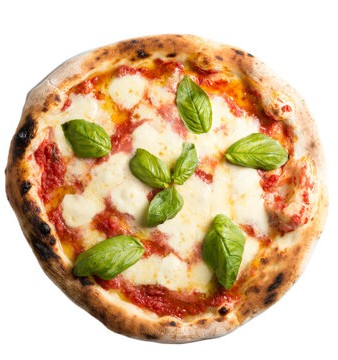
#> input picture Camera_Settings/X_TESTING/simulated_camera_video/pizza.jpg, 338 x 360 px
$ python replace_black_boxes_with_png.py
#> lines starting #> are read from the running program, lines starting #| are printed output that depends on the picture; after the words box and inside, x2 and y2 are one past the last pixel; in counts of white or black regions, pixels touching at a corner belong together
import cv2
from tqdm import tqdm  # pip install tqdm
from pathlib import Path

# === CONFIG ===
input_video = "simulated_conveyor.mp4"
overlay_image = Path("pizza.jpg")
output_video = f"output_{overlay_image.stem}.mp4"

black_thresh = 40
edge_pad = 3
scale_factor = 2.0
output_size = 640              # final video resolution
min_overlay_size = 128          # minimum injected image size (pixels)

# === LOAD OVERLAY IMAGE ===
overlay = cv2.imread(str(overlay_image), cv2.IMREAD_UNCHANGED)
#> overlay is the input picture: shape (360, 338, 3); mean B, G, R 155.3, 189.4, 218.1

if overlay is None:
    raise FileNotFoundError(f"Could not load overlay image: {overlay_image}")

oh, ow = overlay.shape[:2]
#> oh = 360; ow = 338
aspect = ow / oh
#> aspect = 0.939

# === VIDEO SETUP ===
cap = cv2.VideoCapture(input_video)

fps = cap.get(cv2.CAP_PROP_FPS)
total_frames = int(cap.get(cv2.CAP_PROP_FRAME_COUNT))

fourcc = cv2.VideoWriter_fourcc(*"mp4v")
out = cv2.VideoWriter(
    output_video,
    fourcc,
    fps,
    (output_size, output_size)
)

# === PROCESS VIDEO ===
with tqdm(total=total_frames, desc="Processing video", unit="frame") as pbar:
    while True:
        ret, frame = cap.read()
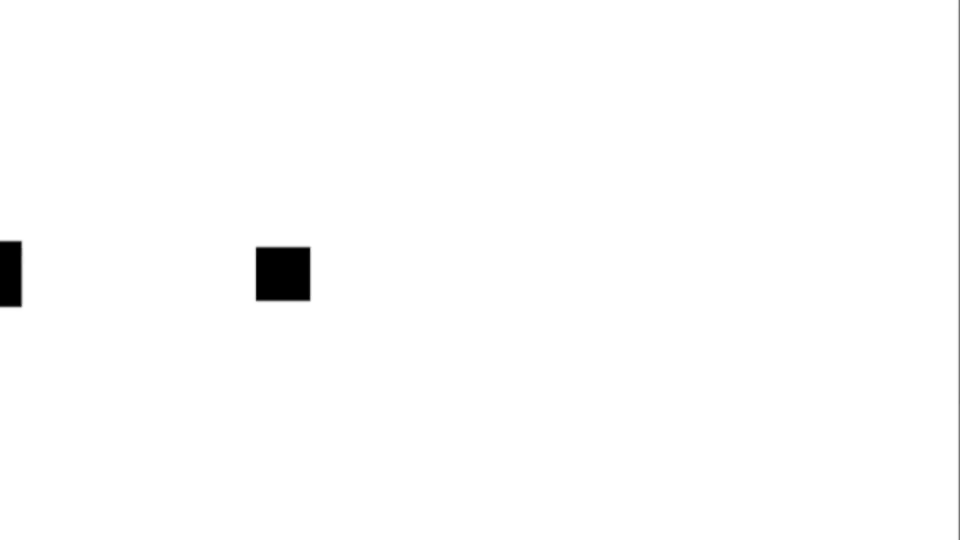
#> input picture frame 152 of Camera_Settings/X_TESTING/simulated_camera_video/simulated_conveyor.mp4, 1920 x 1080 px (shown at 1/2 size)
#> frame is the input picture: shape (1080, 1920, 3); min 0, max 255, mean 252.6
        if not ret:
            break

        # Resize source frame first to save memory + match YOLO size
        frame = cv2.resize(
            frame,
            (output_size, output_size),
            interpolation=cv2.INTER_AREA
        )
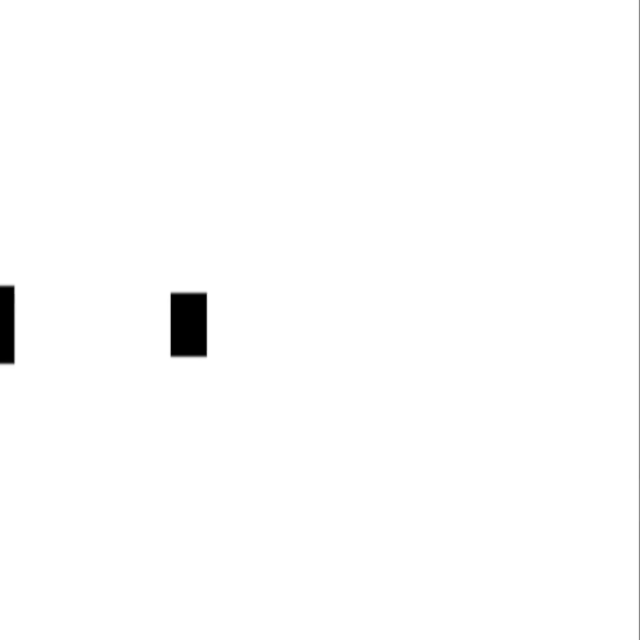
#> frame: shape (640, 640, 3); min 0, max 255, mean 252.6

        height, width = frame.shape[:2]
#> height = 640; width = 640

        gray = cv2.cvtColor(frame, cv2.COLOR_BGR2GRAY)

        # Detect black boxes
        mask = cv2.threshold(
            gray,
            black_thresh,
            255,
            cv2.THRESH_BINARY_INV
        )[1]
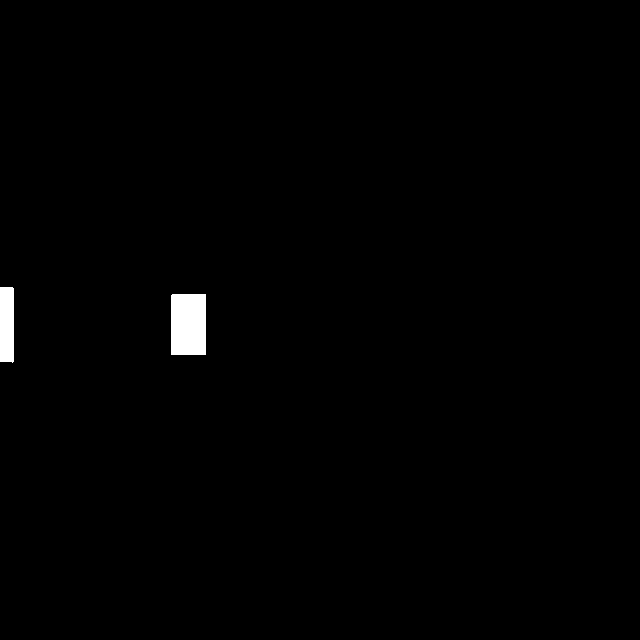
#> mask: shape (640, 640); 0.78% white; 2 white regions

        contours, _ = cv2.findContours(
            mask,
            cv2.RETR_EXTERNAL,
            cv2.CHAIN_APPROX_SIMPLE
        )
#> contours = 2 contours; box (x1, y1, x2, y2) and area: (171, 294, 206, 355) 2040, (0, 287, 14, 363) 962

        for cnt in contours:
            x, y, w, h = cv2.boundingRect(cnt)

            # Ignore tiny noise
            if w < 20 or h < 20:
                continue

            # Expand slightly
            x2 = max(0, x - edge_pad)
            y2 = max(0, y - edge_pad)
            x3 = min(width, x + w + edge_pad)
            y3 = min(height, y + h + edge_pad)

            box_w = x3 - x2
            box_h = y3 - y2

            # Remove black box
            frame[y2:y3, x2:x3] = (255, 255, 255)

            # Preserve aspect ratio
            new_h = int(box_h * scale_factor)
            new_w = int(new_h * aspect)

            max_w = int(box_w * scale_factor)

            if new_w > max_w:
                new_w = max_w
                new_h = int(new_w / aspect)

            # Enforce minimum size
            if new_w < min_overlay_size:
                new_w = min_overlay_size
                new_h = int(new_w / aspect)

            if new_h < min_overlay_size:
                new_h = min_overlay_size
                new_w = int(new_h * aspect)

            center_x = x2 + box_w // 2
            center_y = y2 + box_h // 2

            start_x = center_x - new_w // 2
            start_y = center_y - new_h // 2
            end_x = start_x + new_w
            end_y = start_y + new_h

            # Clip to frame
            crop_x1 = max(0, start_x)
            crop_y1 = max(0, start_y)
            crop_x2 = min(width, end_x)
            crop_y2 = min(height, end_y)

            if crop_x2 <= crop_x1 or crop_y2 <= crop_y1:
                continue

            resized = cv2.resize(
                overlay,
                (new_w, new_h),
                interpolation=cv2.INTER_CUBIC
            )

            # Crop overlay if needed
            overlay_x1 = crop_x1 - start_x
            overlay_y1 = crop_y1 - start_y
            overlay_x2 = overlay_x1 + (crop_x2 - crop_x1)
            overlay_y2 = overlay_y1 + (crop_y2 - crop_y1)

            resized_crop = resized[
                overlay_y1:overlay_y2,
                overlay_x1:overlay_x2
            ]

            # Apply overlay
            if resized_crop.shape[2] == 4:
                alpha = resized_crop[:, :, 3] / 255.0

                for c in range(3):
                    frame[crop_y1:crop_y2, crop_x1:crop_x2, c] = (
                        alpha * resized_crop[:, :, c]
                        + (1 - alpha)
                        * frame[crop_y1:crop_y2, crop_x1:crop_x2, c]
                    )
            else:
                frame[crop_y1:crop_y2, crop_x1:crop_x2] = (
                    resized_crop[:, :, :3]
                )
#> this loop made 2 passes
#> (x, y, w, h, x2, y2, x3, y3) on pass 1: (171, 294, 35, 61, 168, 291, 209, 358)
#> (x, y, w, h) on pass 2: (0, 287, 14, 76)
#> pass 1, `resized = cv2.resize( overlay, (new_w, new_h), interpolation=cv2.INTER..`:
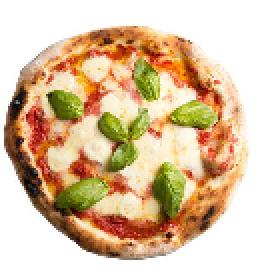
#> resized: shape (136, 128, 3) (shown 2 times larger); mean B, G, R 155.4, 189.4, 218.1
#> after the loop:
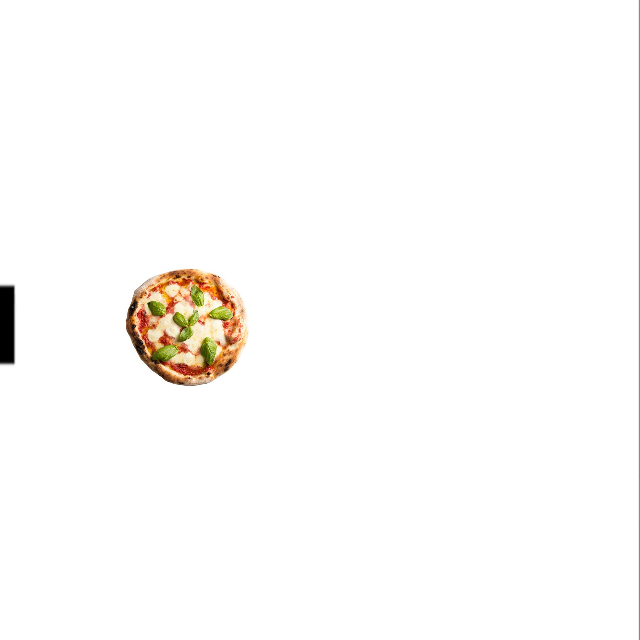
#> frame: shape (640, 640, 3); 3.01% of pixels changed, all inside (x1, y1, x2, y2) = (124, 268, 252, 389)

        out.write(frame)
        pbar.update(1)

# === CLEANUP ===
cap.release()
out.release()

print(f"Done! Saved as {output_video}")
